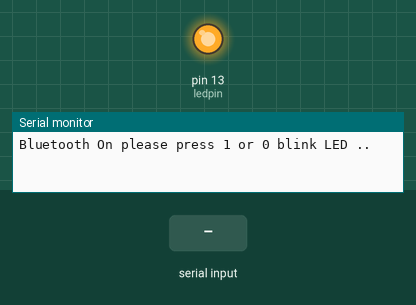
This sketch was run on a simulated Arduino Uno, built with avr-gcc and run on an emulated ATmega328P. Shown: output pins drawn as LEDs (lit = HIGH), the last lines printed to the serial monitor. The inputs (shaded band) are chosen by the test bench.

Above: at 1.2 s.
1.3 s: "Test0\n" received over Serial
At 2.1 s:
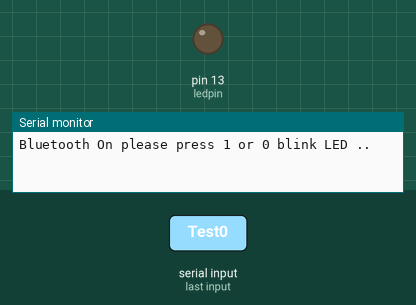
3.3 s: "Test1\n" received over Serial
At 4.8 s:
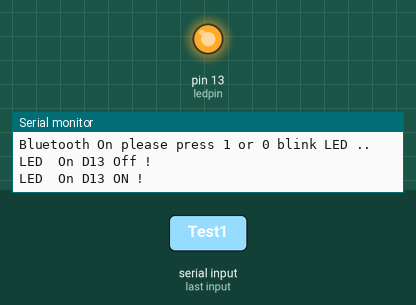
6.2 s: "0" received over Serial
At 6.7 s:
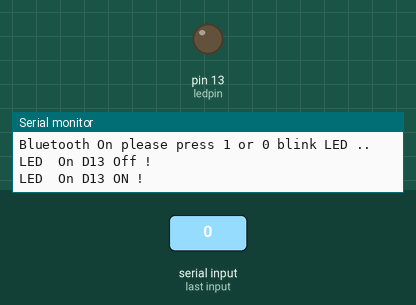
7.7 s: "Test1.5\n" received over Serial
At 9.4 s:
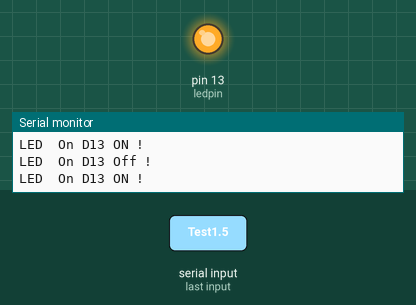
Timing chart, 0 to 10.6 s (numbered marks = the images above; inputs shaded):
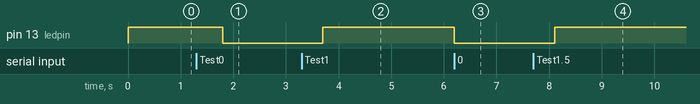

Measured:
- after the input at 1.3 s, pin 13 (ledpin): HIGH → LOW after 0.50 s
- after the input at 3.3 s, pin 13 (ledpin): LOW → HIGH after 0.40 s
- after the input at 6.2 s, pin 13 (ledpin): HIGH → LOW at once
- after the input at 7.7 s, pin 13 (ledpin): LOW → HIGH after 0.40 s

The sketch:

StarbucksBluetoothTransmit2.ino
```cpp
#include <SoftwareSerial.h>// import the serial library

SoftwareSerial Genotronex(10, 11); // RX, TX
int ledpin=13; // led on D13 will show blink on / off
int BluetoothData; // the data given from Computer

void setup() {
  // put your setup code here, to run once:
  Serial.begin(9600);
  Serial.println("Bluetooth On please press 1 or 0 blink LED ..");
  pinMode(ledpin,OUTPUT);
  digitalWrite(ledpin,HIGH);
  Genotronex.begin(38400);
}

void loop() {
  // put your main code here, to run repeatedly:
   //Serial.println("Test0");
   if (Serial.available()){
    //Serial.println("Test1");
   BluetoothData=Serial.read();
   //Serial.println("Test1.5");
   if(BluetoothData=='1'){   // if number 1 pressed ....
   //Serial.println("Test2");
   digitalWrite(ledpin,1);
   delay(1000);
   Serial.println("LED  On D13 ON ! ");
   }
  if (BluetoothData=='0'){// if number 0 pressed ....
  digitalWrite(ledpin,0);
  delay(1000);
   Serial.println("LED  On D13 Off ! ");
  }
}
delay(100);// prepare for next data ...
}
```
